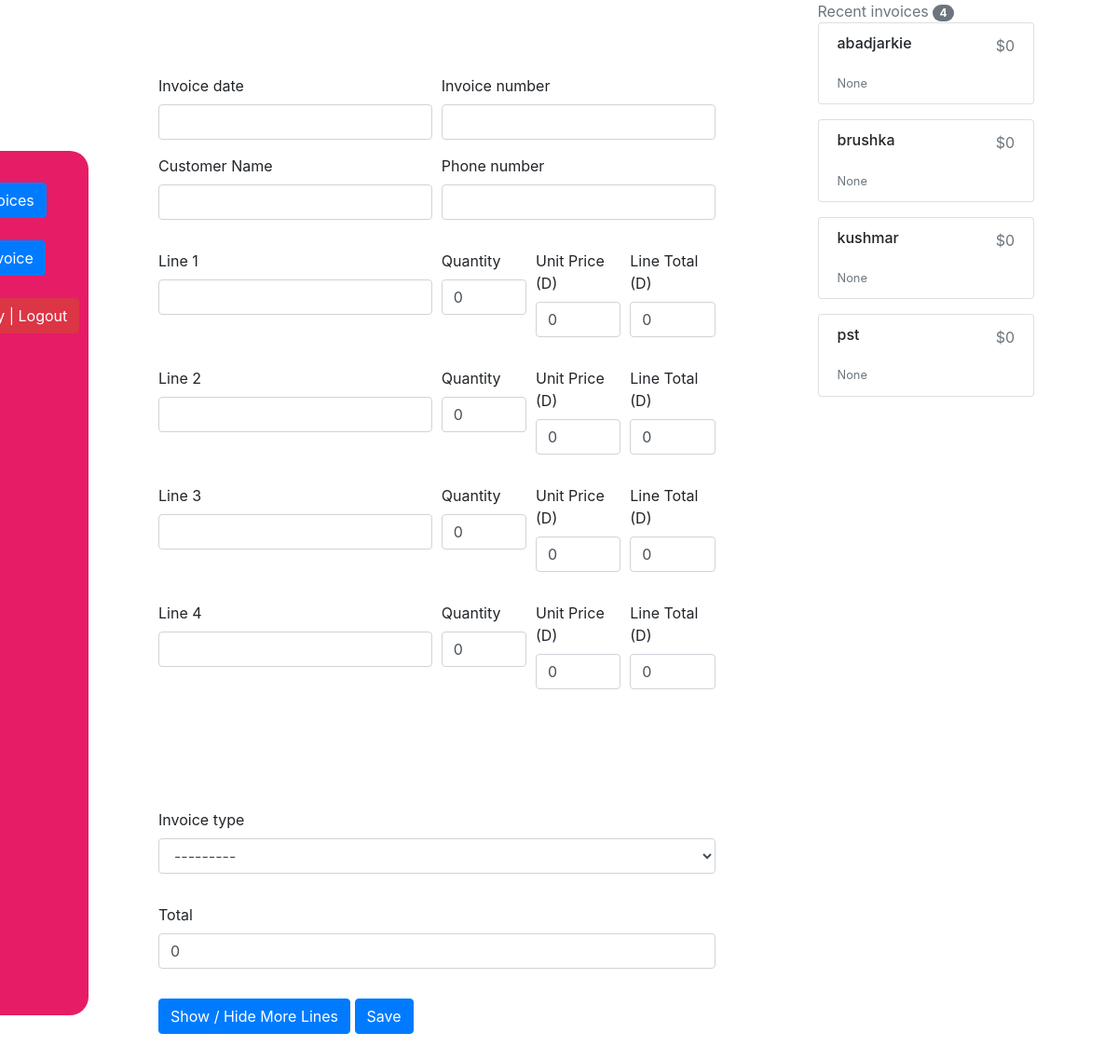
Screenshot of /add_invoice/ (signed in) with the database file from the repository.
### invoicemgt/models.py (models this page shows)
class Invoice(models.Model):
	comments = models.TextField(max_length=3000, default='', blank=True, null=True)
	invoice_number = models.IntegerField(blank=True, null=True)
	invoice_date = models.DateField(auto_now_add=False, auto_now=False, blank=True, null=True)
	name = models.CharField('Customer Name', max_length=120, default='', blank=True, null=True)
	line_one = models.CharField('Line 1', max_length=120, default='', blank=True, null=True)
	line_one_quantity = models.IntegerField('Quantity', default=0, blank=True, null=True)
	line_one_unit_price = models.IntegerField('Unit Price (D)', default=0, blank=True, null=True)
	line_one_total_price = models.IntegerField('Line Total (D)', default=0, blank=True, null=True)
	line_two = models.CharField('Line 2', max_length=120, default='', blank=True, null=True)
	line_two_quantity = models.IntegerField('Quantity', default=0, blank=True, null=True)
	line_two_unit_price = models.IntegerField('Unit Price (D)', default=0, blank=True, null=True)
	line_two_total_price = models.IntegerField('Line Total (D)', default=0, blank=True, null=True)
	line_three = models.CharField('Line 3', max_length=120, default='', blank=True, null=True)
	line_three_quantity = models.IntegerField('Quantity', default=0, blank=True, null=True)
	line_three_unit_price = models.IntegerField('Unit Price (D)', default=0, blank=True, null=True)
	line_three_total_price = models.IntegerField('Line Total (D)', default=0, blank=True, null=True)
	line_four = models.CharField('Line 4', max_length=120, default='', blank=True, null=True)
	line_four_quantity = models.IntegerField('Quantity', default=0, blank=True, null=True)
	line_four_unit_price = models.IntegerField('Unit Price (D)', default=0, blank=True, null=True)
	line_four_total_price = models.IntegerField('Line Total (D)', default=0, blank=True, null=True)
	line_five = models.CharField('Line 5', max_length=120, default='', blank=True, null=True)
	line_five_quantity = models.IntegerField('Quantity', default=0, blank=True, null=True)
	line_five_unit_price = models.IntegerField('Unit Price (D)', default=0, blank=True, null=True)
	line_five_total_price = models.IntegerField('Line Total (D)', default=0, blank=True, null=True)
	line_six = models.CharField('Line 1', max_length=120, default='', blank=True, null=True)
	line_six_quantity = models.IntegerField('Quantity', default=0, blank=True, null=True)
	line_six_unit_price = models.IntegerField('Unit Price (D)', default=0, blank=True, null=True)
	line_six_total_price = models.IntegerField('Line Total (D)', default=0, blank=True, null=True)
	line_seven = models.CharField('Line 2', max_length=120, default='', blank=True, null=True)
	line_seven_quantity = models.IntegerField('Quantity', default=0, blank=True, null=True)
	line_seven_unit_price = models.IntegerField('Unit Price (D)', default=0, blank=True, null=True)
	line_seven_total_price = models.IntegerField('Line Total (D)', default=0, blank=True, null=True)
	line_eight = models.CharField('Line 3', max_length=120, default='', blank=True, null=True)
	line_eight_quantity = models.IntegerField('Quantity', default=0, blank=True, null=True)
	line_eight_unit_price = models.IntegerField('Unit Price (D)', default=0, blank=True, null=True)
	line_eight_total_price = models.IntegerField('Line Total (D)', default=0, blank=True, null=True)
	line_nine = models.CharField('Line 4', max_length=120, default='', blank=True, null=True)
	line_nine_quantity = models.IntegerField('Quantity', default=0, blank=True, null=True)
	line_nine_unit_price = models.IntegerField('Unit Price (D)', default=0, blank=True, null=True)
	line_nine_total_price = models.IntegerField('Line Total (D)', default=0, blank=True, null=True)
	line_ten = models.CharField('Line 5', max_length=120, default='', blank=True, null=True)
	line_ten_quantity = models.IntegerField('Quantity', default=0, blank=True, null=True)
	line_ten_unit_price = models.IntegerField('Unit Price (D)', default=0, blank=True, null=True)
	line_ten_total_price = models.IntegerField('Line Total (D)', default=0, blank=True, null=True)
	phone_number = models.CharField(max_length=120, default='', blank=True, null=True)
	total = models.IntegerField(default='0', blank=True, null=True)
	balance = models.IntegerField(default='0', blank=True, null=True)
	timestamp = models.DateTimeField(auto_now_add=True, auto_now=False)
	last_updated = models.DateTimeField(auto_now_add=False, auto_now=True, blank=True)
	paid = models.BooleanField(default=False)
	invoice_type_choice = (
			('Receipt', 'Receipt'),
			('Invoice', 'Invoice'),
		)
	invoice_type = models.CharField(max_length=50, default='', blank=True, null=True, choices=invoice_type_choice)

### invoicemgt/views.py (the view)
# urls.py: path('add_invoice/', views.add_invoice , name = "add_invoice"),
@login_required
def add_invoice(request):
    form = InvoiceForm(request.POST or None)
    queryset = Invoice.objects.order_by('-invoice_date')[:6]
    total_invoices = Invoice.objects.count()
    if form.is_valid():
        form.save()
        messages.success(request , "Successfully Saved")
        return redirect('/list_invoice')
    context = {"form": form ,
                 "title": "New Invoice",
                 'queryset':queryset,
                 'total_invoices': total_invoices,
                 }
    return render (request , 'add_invoice.html' , context)

### invoicemgt/forms.py (shortened to what this page needs)
class InvoiceForm(forms.ModelForm):
	class Meta:
		model = Invoice
		fields = ['name', 'phone_number', 'invoice_date','invoice_number',
				'line_one', 'line_one_quantity', 'line_one_unit_price', 'line_one_total_price',
				'line_two', 'line_two_quantity', 'line_two_unit_price', 'line_two_total_price',
				'line_three', 'line_three_quantity', 'line_three_unit_price', 'line_three_total_price',
				'line_four', 'line_four_quantity', 'line_four_unit_price', 'line_four_total_price',
				'line_five', 'line_five_quantity', 'line_five_unit_price', 'line_five_total_price',
				'line_six', 'line_six_quantity', 'line_six_unit_price', 'line_six_total_price',
				'line_seven', 'line_seven_quantity', 'line_seven_unit_price', 'line_seven_total_price',
				'line_eight', 'line_eight_quantity', 'line_eight_unit_price', 'line_eight_total_price',
				'line_nine', 'line_nine_quantity', 'line_nine_unit_price', 'line_nine_total_price',
				'line_ten', 'line_ten_quantity', 'line_ten_unit_price', 'line_ten_total_price',
				'total', 'paid', 'invoice_type']

### invoicemgt/templates/add_invoice.html (shortened to what this page needs)
{% load static %}
{% load crispy_forms_tags %}
{% include 'navbar.html' %}
<!DOCTYPE html>
<html lang="en">
<head>
  <link rel="stylesheet" type="text/css"
    href="https://stackpath.bootstrapcdn.com/bootstrap/4.5.2/css/bootstrap.min.css">
  <link rel="stylesheet" href="{% static 'css/style.css' %}">
  <link href="{% static 'js/jquery-ui-1.12.1/jquery-ui.min.css' %}" rel="stylesheet">
  <link href="{% static 'js/jquery-ui-1.12.1/jquery-ui.structure.min.css' %}" rel="stylesheet">
  <link href="{% static 'js/jquery-ui-1.12.1/jquery-ui.theme.min.css' %}" rel="stylesheet">
  <link rel="stylesheet" href="{% static '' %}">
</head>
<body>
  <div class="main-container">
    <div class="row">
      <div class="col-md-9">
        <div class="myForm">
          <form method='POST' action=''>{% csrf_token %}
            <div class="row">
              <div class='col-sm-12'>
                <div class="form-row">
                  <div class="form-group col-md-6">
                    {{ form.invoice_date|as_crispy_field }}
                    {{ form.name|as_crispy_field }}
                  </div>
                  <div class="form-group col-md-6">
                    {{ form.invoice_number|as_crispy_field }}
                    {{ form.phone_number|as_crispy_field }}
                  </div>
                </div>
                <div class="form-row">
                  <div class="form-group col-md-6">
                    {{ form.line_one|as_crispy_field }}
                  </div>
                  <div class="form-group col-md-2">
                    {{ form.line_one_quantity|as_crispy_field }}
                  </div>
                  <div class="form-group col-md-2">
                    {{ form.line_one_unit_price|as_crispy_field }}
                  </div>
                  <div class="form-group col-md-2">
                    {{ form.line_one_total_price|as_crispy_field }}
                  </div>
                </div>
                <div class="form-row">
                  <div class="form-group col-md-6">
                    {{ form.line_two|as_crispy_field }}
                  </div>
                  <div class="form-group col-md-2">
                    {{ form.line_two_quantity|as_crispy_field }}
                  </div>
                  <div class="form-group col-md-2">
                    {{ form.line_two_unit_price|as_crispy_field }}
                  </div>
                  <div class="form-group col-md-2">
                    {{ form.line_two_total_price|as_crispy_field }}
                  </div>
                </div>
                <div class="form-row">
                  <div class="form-group col-md-6">
                    {{ form.line_three|as_crispy_field }}
                  </div>
                  <div class="form-group col-md-2">
                    {{ form.line_three_quantity|as_crispy_field }}
                  </div>
                  <div class="form-group col-md-2">
                    {{ form.line_three_unit_price|as_crispy_field }}
                  </div>
                  <div class="form-group col-md-2">
                    {{ form.line_three_total_price|as_crispy_field }}
                  </div>
                </div>
                <div class="form-row">
                  <div class="form-group col-md-6">
                    {{ form.line_four|as_crispy_field }}
                  </div>
                  <div class="form-group col-md-2">
                    {{ form.line_four_quantity|as_crispy_field }}
                  </div>
                  <div class="form-group col-md-2">
                    {{ form.line_four_unit_price|as_crispy_field }}
                  </div>
                  <div class="form-group col-md-2">
                    {{ form.line_four_total_price|as_crispy_field }}
                  </div>
                </div>
                <div class="form-row">
                </div>
                <div class="form-row">
                </div>
                <div class="form-row">
                </div>
                <div class="form-row">
                </div>
                <div class="form-row">
                </div>
                <div class="form-row">
                </div>
                <div class="form-row">
                  <div class="form-group col-md-12">
                    {{ form.invoice_type|as_crispy_field }}
                  </div>
                  <div class="form-group col-md-12">
                    {{ form.total|as_crispy_field }}
                  </div>
                </div>
                <button id="more-line" type="button" class="btn btn-primary"> Show / Hide More Lines </button>
                <button type="submit" class="btn btn-primary">Save</button>
              </div>
            </div>
          </form>
        </div>
      </div>
      <div class="col-sm-3">
        <div>
          <div>
            <span class="text-muted">Recent invoices</span>
            <span class="badge badge-secondary badge-pill">{{total_invoices}}</span>
          </div>
          {% for instance in queryset %}
          <ul class="list-group mb-3">
            <li class="list-group-item d-flex justify-content-between lh-condensed">
              <div>
                <h6 class="my-0">{{instance.name}}</h6><br>
                <small class="text-muted">{{instance.invoice_date}}</small><br>
              </div>
              <div class="text-muted">${{instance.total}}</div>
            </li>
          </ul>
          {% endfor %}
        </div>
      </div>
    </div>
  </div>
</body>
</html>

### invoicemgt/templates/navbar.html
<div class="mymenu-bar">
  <br>
  {% if request.user.is_authenticated %}
  <a href="/list_invoice">
    <div class="btn btn-primary mybutton">List Invoices</div>
  </a>
  <br><br>
  <a href="/add_invoice">
    <div class="btn btn-primary mybutton">New Invoice</div>
  </a>
  <br>
  <br>
  <a href="/accounts/logout"><button class="btn btn-danger">{{ user }} | Logout</button></a>
  {% else %}
  <a href="/accounts/login"><button class="btn btn-danger">Login</button></a>
  {% endif %}
</div>

### invoicemgt/static/css/style.css (style rules this page uses)
.myForm { margin: 30px; }
.main-container { width: 85%; margin: auto; }
.myForm form { padding: 50px; padding-bottom: 20px; }
.mymenu-bar { background-color: #e61c66; color: white; display: inline; padding: 10px; position: fixed; height: 80%; bottom: 70px; left: -80px; z-index: 3000; border-top-right-radius: 20px; border-bottom-right-radius: 20px; }

### rows the page displays
Invoice: name "abadjarkie", invoice_date "None", total "0"
Invoice: name "brushka", invoice_date "None", total "0"
Invoice: name "kushmar", invoice_date "None", total "0"
Invoice: name "pst", invoice_date "None", total "0"

### other values shown
{{ total_invoices }} "4"
